Frame 1 (no input): blank canvas, image omitted
Frame 60 (the mouse pressed at the canvas centre just before this capture): blank canvas, image omitted
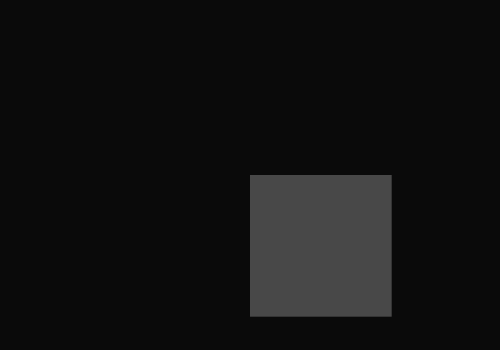
Frame 120 (the mouse held since frame 60 and released just before this capture)

The Processing sketch whose frames 1 and 60 were blank and that drew this single picture after the mouse press (run headless with seeded random() and noise(); from frame 60 on, the mouse is pressed at the canvas centre):

// Processing sketch: processing_77987
// ── processing_77987.pde

//Autor: John M.
/*Instrucciones de la tabla 
SPACEBAR = CLEAR
RIGHT CLICK = ellipse
LEFT CLICK = rect
Speed of mouse =  shape size
*/
  

boolean xPressed, aPressed;
boolean lmouse, rmouse = false;
 
void keyPressed()
{
  if (key == ' ') background(0);
}

void setup()
{
  noCursor();
  size(500, 350);
  smooth();
  noStroke();
  background(10);
}

void draw()
{
  fill(random(10, 225), random(10, 225));
  brush(mouseX, mouseY, pmouseX, pmouseY);
}
void mousePressed()
{
  if (mouseButton == LEFT)
  {
    lmouse = true;
  }
  if (mouseButton == RIGHT)
  {
    lmouse = false;
  }
}
 
void brush(int x, int y, int px, int py)
{
  float speed = abs(x-px) + abs(y-py);
  //--------------
  if (lmouse)
  {
    ellipse(x, y, speed/2, speed/2);
  }
  else rect(x, y, speed/3, speed/3);
}
